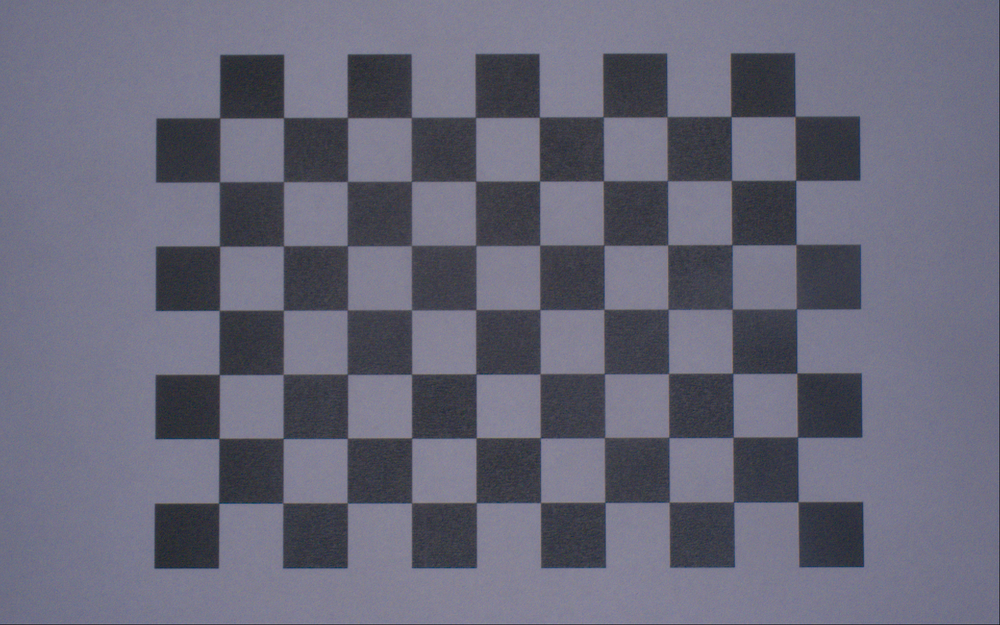
#> input picture Data/Camera/Basler/Image_100.png, 1000 x 625 px, shrunk from 1920 x 1200 before the run, found by its file name
$ python hist.py
#> lines starting #> are read from the running program, lines starting #| are printed output that depends on the picture
#> in main, image_data is the input picture: shape (625, 1000, 3); mean B, G, R 120.2, 103.8, 103.9
### src/Utilities/Image_Processing.py
## =========================================================================== ##
# MIT License
# Copyright (c) 2024 Roman Parak
# Permission is hereby granted, free of charge, to any person obtaining a copy
# of this software and associated documentation files (the "Software"), to deal
# in the Software without restriction, including without limitation the rights
# to use, copy, modify, merge, publish, distribute, sublicense, and/or sell
# copies of the Software, and to permit persons to whom the Software is
# furnished to do so, subject to the following conditions:
# The above copyright notice and this permission notice shall be included in all
# copies or substantial portions of the Software.
# THE SOFTWARE IS PROVIDED "AS IS", WITHOUT WARRANTY OF ANY KIND, EXPRESS OR
# IMPLIED, INCLUDING BUT NOT LIMITED TO THE WARRANTIES OF MERCHANTABILITY,
# FITNESS FOR A PARTICULAR PURPOSE AND NONINFRINGEMENT. IN NO EVENT SHALL THE
# AUTHORS OR COPYRIGHT HOLDERS BE LIABLE FOR ANY CLAIM, DAMAGES OR OTHER
# LIABILITY, WHETHER IN AN ACTION OF CONTRACT, TORT OR OTHERWISE, ARISING FROM,
# OUT OF OR IN CONNECTION WITH THE SOFTWARE OR THE USE OR OTHER DEALINGS IN THE
# SOFTWARE.
## =========================================================================== ##
# Author   : Roman Parak
# Email    : Roman.Parak@outlook.com
# Github   : https://github.com/rparak
# File Name: Image_Processing.py
## =========================================================================== ##

# Numpy (Array computing)
import numpy as np
# Typing (Support for type hints)
import typing as tp
# OpenCV (Computer Vision)
import cv2
# Custom Lib.:
#   ../Utilities/General
import Utilities.General
#   ../Transformation/Utilities/Mathematics
import Transformation.Utilities.Mathematics as Mathematics

def Get_Alpha_Beta_Parameters(image: tp.List[tp.List[int]], clip_limit: float) -> tp.Tuple[float, float]:
    """
    Description:
        Function to adjust the contrast and brightness parameters of the input image by clipping the histogram.

        The main core of the function is to obtain the alpha and beta parameters
        to determine the equation:
            g(i, j) = alpha * f(i, j) + beta,

            where g(i, j) are the input (source) pixels of the image, f(i, j) are the output pixels
            of the image, and alpha, beta are the contrast and brightness parameters.

    Args:
        (1) image [Vector<float> Image Shape {Resolution<x, y>}]: Input raw image.
        (2) clip_limit [float]: Parameter for histogram clipping in percentage.

    Returns:
        (1) parameter [float]: A gain (contrast) parameter called alpha.
        (2) parameter [float]: A bias (brightness) parameter called beta.
    """
#> called with clip_limit = 1

    image_copy = image.copy()

    # Calculate the grayscale histogram of the image.
    image_hist = cv2.calcHist([image_copy], [0], None, [256], [0, 256])
#> image_hist = 256 values, max 26442 at index 144, min 0 at index 0, mean 2441.4

    # Get the cumulative sum of the elements (histogram).
    c_hist = np.cumsum(image_hist)
#> c_hist = 256 values from 0 to 625000

    # Modify the percentage to clip the histogram.
    c_hist_max = c_hist[-1]
#> c_hist_max = 625000
    clip_limit_mod = clip_limit * (c_hist_max/float(100.0*2.0))
#> clip_limit_mod = 3125

    # Clip the histogram if the values are outside the limit.
    min_value = 0; max_value = c_hist.size - 1
#> after `max_value = c_hist.size - 1`: max_value = 255
    for _, c_hist_i in enumerate(c_hist):
        if c_hist_i < clip_limit_mod:
            min_value += 1

        if c_hist_i >= (c_hist_max - clip_limit_mod):
            max_value -= 1
#> this loop made 256 passes
#> c_hist_i on passes 1 to 12: 0, 0, 0, 0, 0, 0, 0, 0, 0, 0, 0, 0
#> max_value on passes 156 to 161: 254, 253, 252, 251, 250, 249
#> after the loop, max_value = 154; min_value = 51

    # Express the alpha and beta parameters.
    #   Gain (contrast) parameter.
    alpha = 255 / (max_value - min_value)
#> alpha = 2.48
    #   Bias (brightness) parameter.
    beta  = (-1) * (min_value * alpha)
#> beta = -126.3

    return (alpha, beta)

# [176 lines left out: functions Draw_Bounding_Box, YOLO_ONNX_Format_Object_Detection, not called in this run]

class Process_Image_Cls:
    """
    Description:
        A class for processing images based on the type ('synthetic' or 'real').

    Note:
        Includes methods for adding Gaussian noise, adjusting color style, and applying Gaussian blur.

    Args:
        (1) image_type [str]: Type of the image to process. Must be either 'synthetic' or 'real'.
    """

    # [77 lines left out: functions __init__, __Noise, __Color_Style, __Blur, Apply, not called in this run]


### Evaluation/Camera/hist.py
# System (Default)
import sys
#   Add access if it is not in the system path.
if '../../' + 'src' not in sys.path:
    sys.path.append('../../' + 'src')
# OS (Operating system interfaces)
import os
# OpenCV (Computer Vision) [pip3 install opencv-python]
import cv2
# Custom Library:
#   ../Utilities/Image_Processing
import Utilities.Image_Processing
#   ../Utilities/File_IO
import Utilities.File_IO as File_IO

import numpy as np


def main():
    """
    Description:
        A program to adjust the contrast {alpha} and brightness {beta} of a raw image.

        Note:
            The raw images were collected using the script here:
                ./Data_Collection/scan.py
    """

    # Locate the path to the project folder.
    project_folder = os.getcwd().split('Synth_Eye')[0] + 'Synth_Eye'

    image_data = cv2.imread(f'{project_folder}/Data/Camera/Basler/Image_{100:03}.png')

    # Function to adjust the contrast and brightness parameters of the input image
    # by clipping the histogram.
    (alpha_custom, beta_custom) = Utilities.Image_Processing.Get_Alpha_Beta_Parameters(image_data, 1.0)
#> alpha_custom = 2.48; beta_custom = -126.3

    # Adjust the contrast and brightness of the image using the alpha and beta parameters.
    #   Equation:
    #       g(i, j) = alpha * f(i, j) + beta
    image_out = cv2.convertScaleAbs(image_data, alpha=alpha_custom, beta=beta_custom)
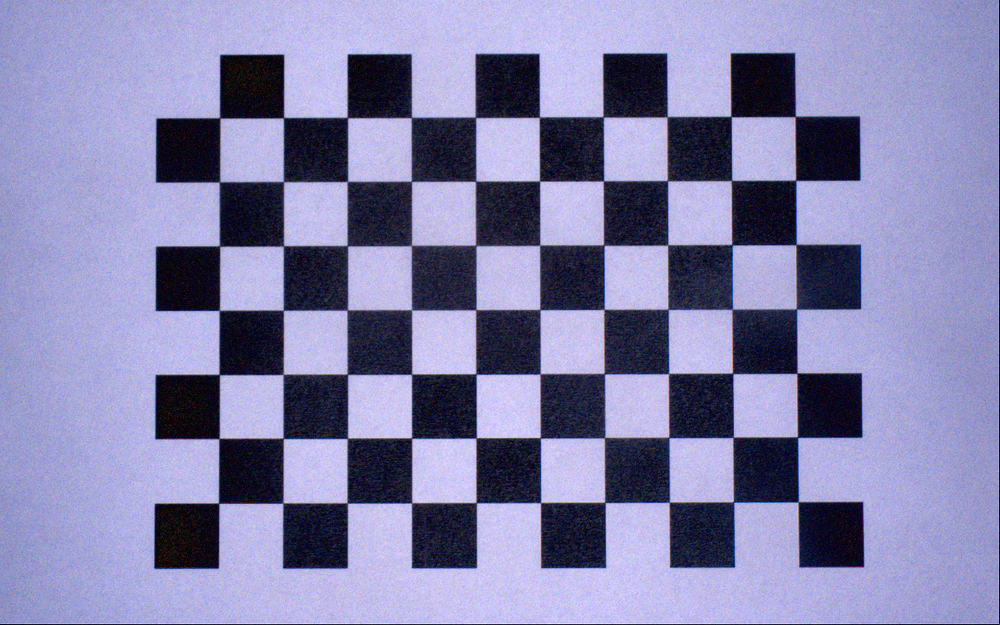
#> image_out: shape (625, 1000, 3); mean B, G, R 171.5, 131.1, 132.4

    # Apply Gaussian blur to the adjusted image
    #img_filtered = cv2.GaussianBlur(image_out, (5, 5), cv2.BORDER_DEFAULT)

    # Saves the image to the specified file.
    cv2.imwrite('Test_100.png', image_out)

    print('[INFO] The data processing was completed successfully.')

if __name__ == '__main__':
    sys.exit(main())
#> (the program exits here)

$ run again, with Data/Camera/Basler/Image_003.png copied over Data/Camera/Basler/Image_100.png
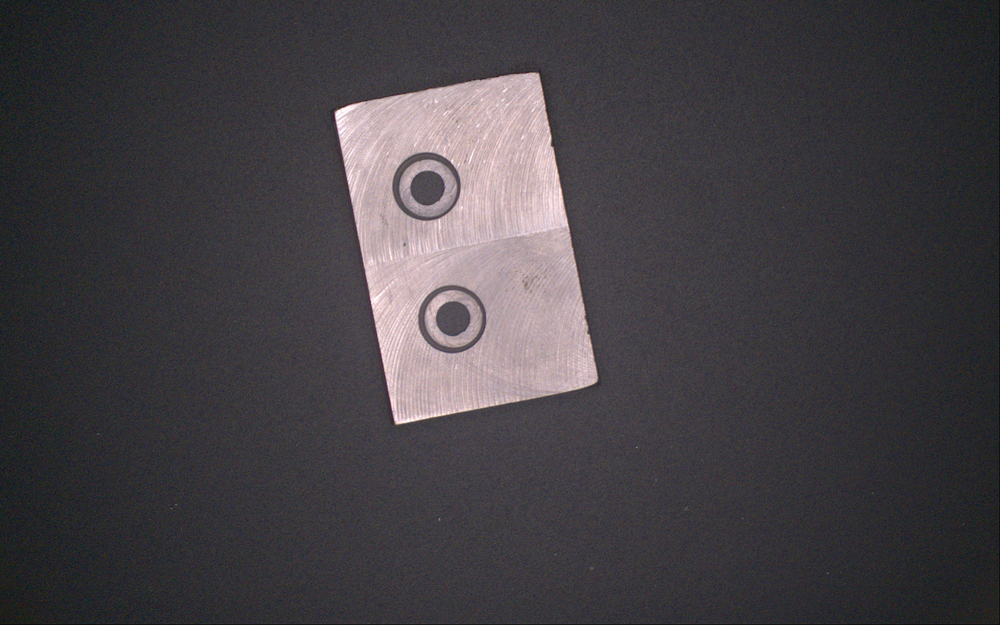
#> input picture Data/Camera/Basler/Image_003.png, 1000 x 625 px, shrunk from 1920 x 1200 before the run, found by its file name
#> in main, image_data is the input picture: shape (625, 1000, 3); mean B, G, R 68.1, 64, 68
#> image_hist = 256 values, max 17453 at index 60, min 2 at index 0, mean 2441.4
#> c_hist = 256 values from 2 to 625000
#> c_hist_max = 625000
#> clip_limit_mod = 3125
#> the loop in Get_Alpha_Beta_Parameters, `for _, c_hist_i in enumerate(c_hist):` made 256 passes
#> c_hist_i on passes 1 to 8: 2, 4, 8, 12, 20, 34, 43, 69
#> after the loop in Get_Alpha_Beta_Parameters, `for _, c_hist_i in enumerate(c_hist):`: max_value = 209; min_value = 23
#> alpha = 1.37
#> beta = -31.53
#> alpha_custom = 1.37; beta_custom = -31.53
#> in main, `image_out = cv2.convertScaleAbs(image_data, alpha=alpha_custom, beta=b..`:
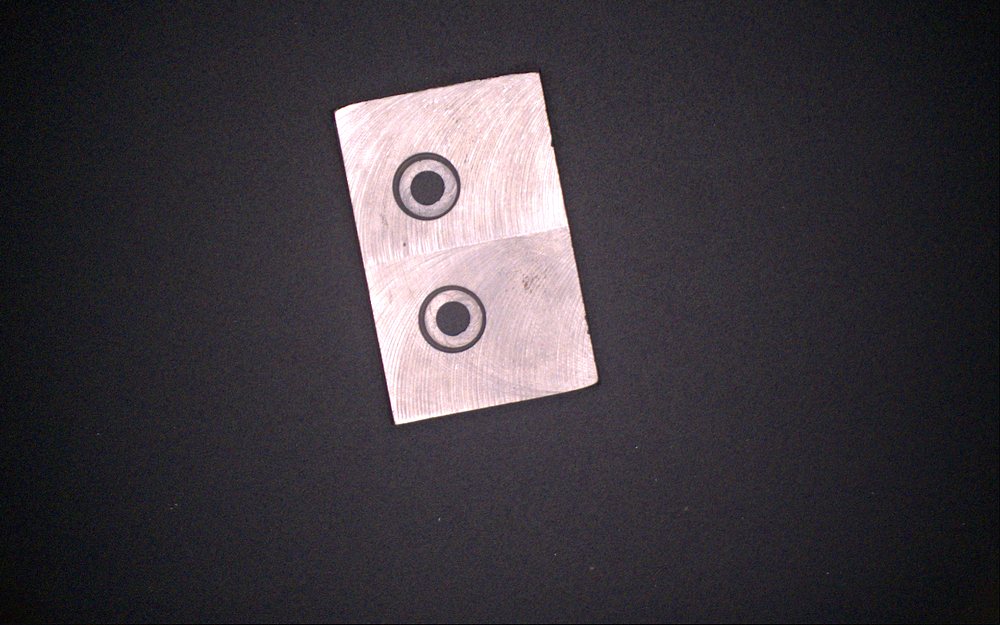
#> image_out: shape (625, 1000, 3); mean B, G, R 61.8, 56.1, 61.3

$ run again, with Data/Camera/Basler/Image_004.png copied over Data/Camera/Basler/Image_100.png
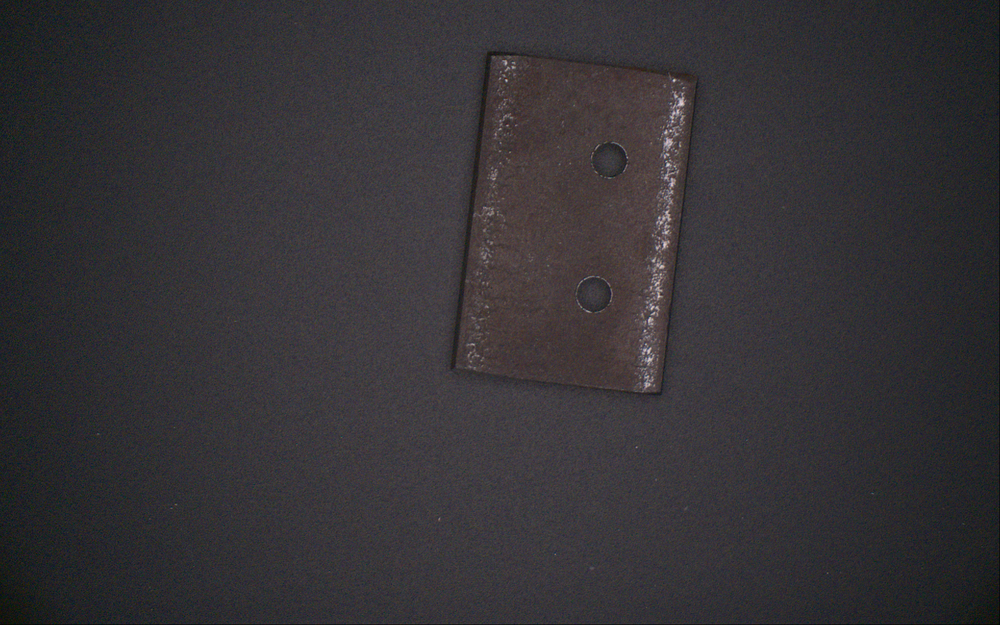
#> input picture Data/Camera/Basler/Image_004.png, 1000 x 625 px, shrunk from 1920 x 1200 before the run, found by its file name
#> in main, image_data is the input picture: shape (625, 1000, 3); mean B, G, R 53.9, 50.6, 53.1
#> image_hist = 256 values, max 22736 at index 58, min 0 at index 191, mean 2441.4
#> c_hist = 256 values from 10 to 625000
#> c_hist_max = 625000
#> clip_limit_mod = 3125
#> the loop in Get_Alpha_Beta_Parameters, `for _, c_hist_i in enumerate(c_hist):` made 256 passes
#> c_hist_i on passes 1 to 8: 10, 20, 34, 61, 87, 133, 183, 244
#> after the loop in Get_Alpha_Beta_Parameters, `for _, c_hist_i in enumerate(c_hist):`: max_value = 91; min_value = 20
#> alpha = 3.59
#> beta = -71.83
#> alpha_custom = 3.59; beta_custom = -71.83
#> in main, `image_out = cv2.convertScaleAbs(image_data, alpha=alpha_custom, beta=b..`:
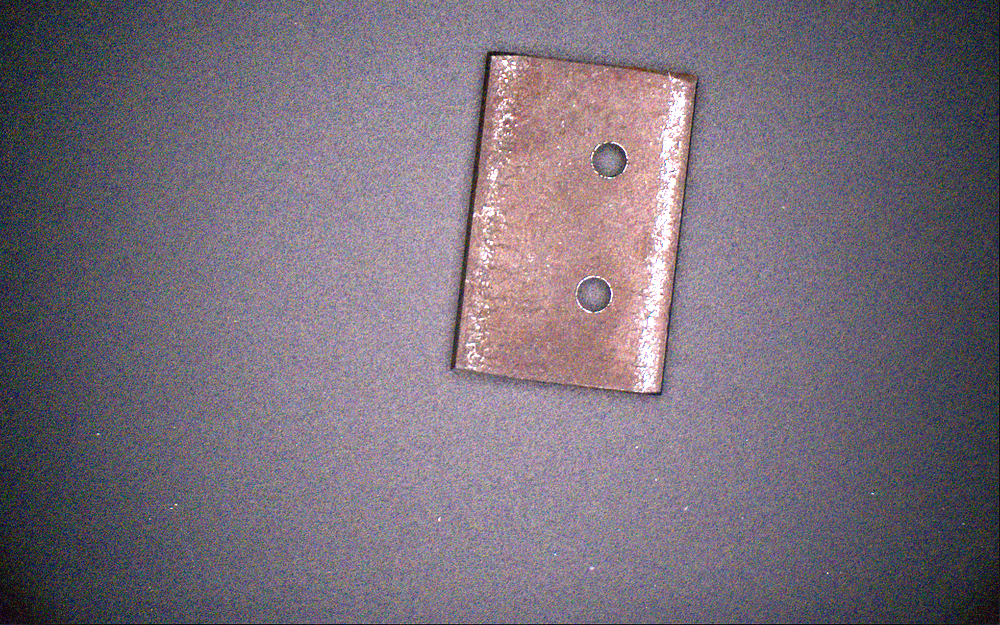
#> image_out: shape (625, 1000, 3); mean B, G, R 121.3, 109.4, 118.6
